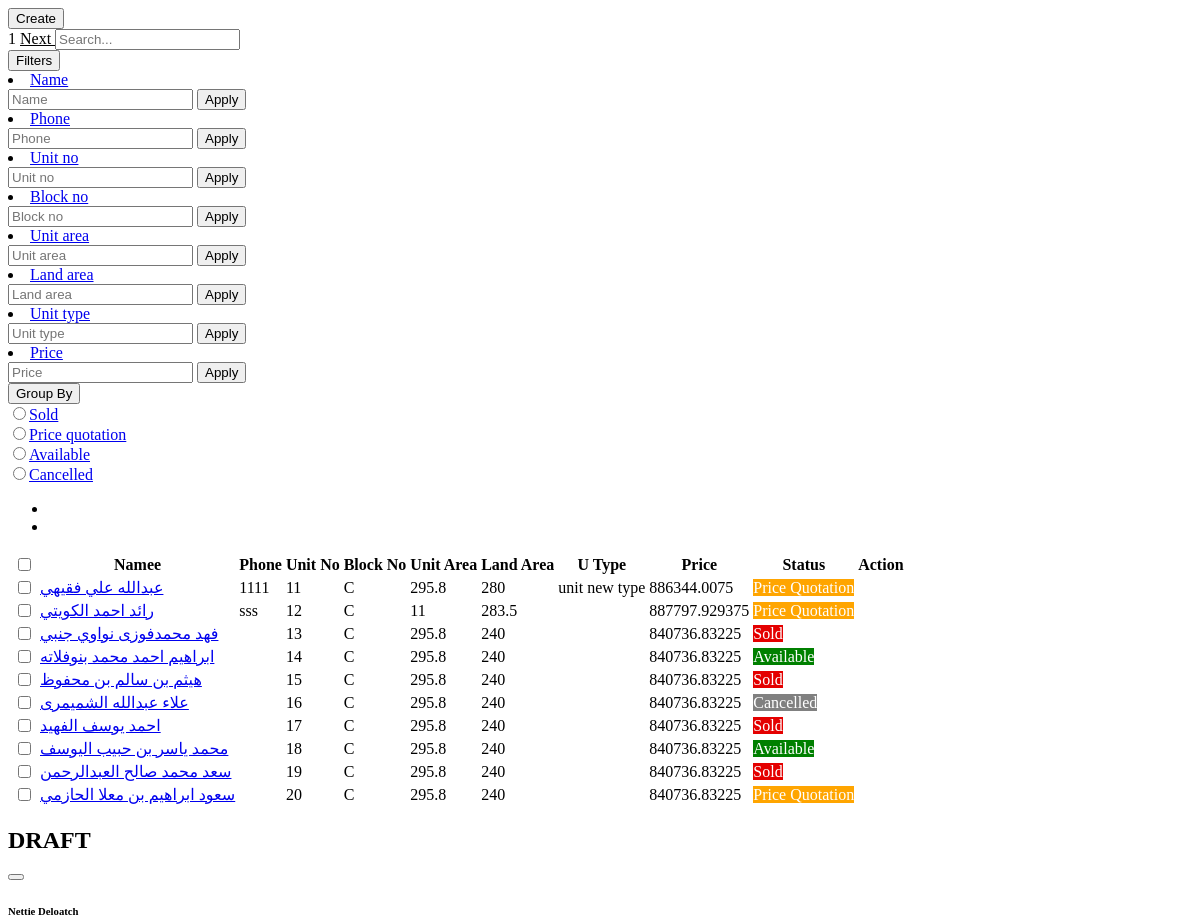
The page /next_page_action_url_property (upper part) on the database as committed earlier.
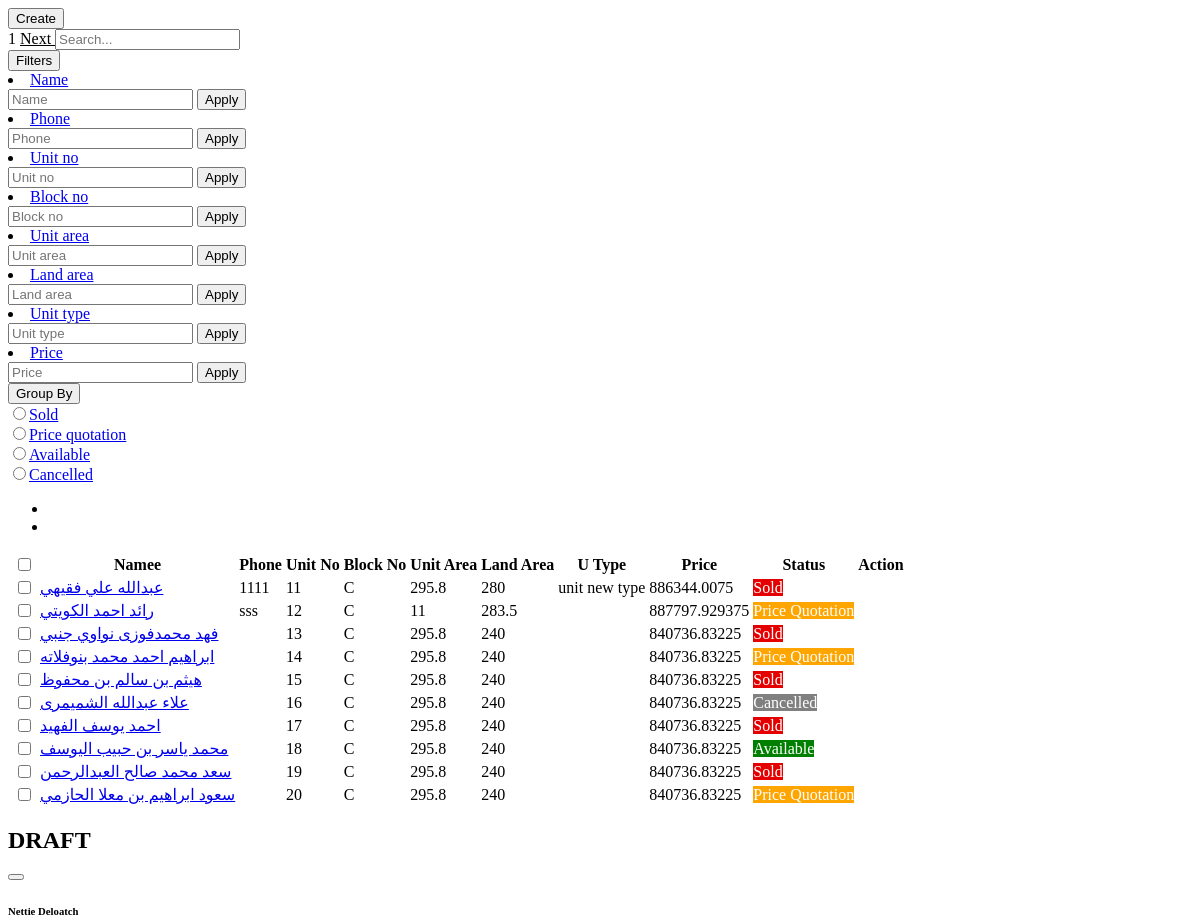
The same page on the database as committed later.
### super_admin/models.py (models this page shows, shortened)
class intractive_map(models.Model):
    Name = models.CharField(max_length=255, null=True)
    Phoneno = models.CharField(max_length=255, null=True)
    UnitNo = models.IntegerField(null=True)
    UnitNo_primary = models.IntegerField(null=True)
    BlockNo = models.CharField(max_length=255, null=True)
    UnitArea = models.CharField(max_length=255, null=True)
    LandArea = models.CharField(max_length=255, null=True)
    UType = models.CharField(max_length=255, null=True)
    Price = models.FloatField(null=True)
    Bank = models.CharField(max_length=255,null=True)
    Status = models.CharField(max_length=255,null=True)
    dt = models.DateField(auto_now_add=True)
    tm = models.TimeField(auto_now_add=True)
    current_status = models.CharField(max_length=255,null=True)
    attached_file = models.FileField(upload_to="property_image",null=True)
    currency = models.CharField(max_length=255,null=True,default="SAR")

### super_admin/views.py (the view)
# urls.py: path('next_page_action_url_property',views.next_page_action_url_property,name='next_page_action_url_property'),
def next_page_action_url_property(request):
    page_number = request.GET.get("page")
    check_list = request.GET.getlist("check_list[]")
    data = intractive_map.objects.all()
    data_paginator = Paginator(data, 10)
    try:
        page_obj = data_paginator.get_page(page_number)
    except PageNotAnInteger:
        page_obj = data_paginator.page(1)
    context = {
        "data": data,
        'page_obj': page_obj,
        'check_list': check_list
    }
    return render(request, 'super_admin/append_datas_property.html', context)

### super_admin/templatetags/checkbox_result.py (called while the page is built)
@register.filter(name='check_action')
def check_action(value,args):
    print("value:::::",str(value))
    print("args::",str(args))
    if str(value) in args:
        return True
    else:
        return False

### super_admin/templates/super_admin/append_datas_property.html (shortened to what the changed rows need)
{% load checkbox_result %}
    <div class="tab-content">
        <div class="tab-pane active" id="ho" role="tabpanel">
            <div class="table-responsive mb-1  mt-2">
                <table class="table table-nowrap align-middle"
                    id="orderTable">
                    <thead class="table-light">
                        <tr class="text-uppercase">
                            <th scope="col" style="width: 25px;">
                                <div class="checkall">
                                    <input class="form-check-input checkField check-all"
                                        type="checkbox" onclick="check()"
                                        data-checkall-trigger="group1">
                                </div>
                            </th>
                            <th class="sort"
                                data-sort="customer_name">
                                Namee</th>
                            <th class="sort" data-sort="date">Phone</th>
                            <th class="sort" data-sort="date">Unit No</th>
                            <th class="sort" data-sort="company">
                                Block No
                            </th>
                            <th class="sort" data-sort="company">
                                Unit Area
                            </th>
                            <th class="sort" data-sort="company">
                                Land Area
                            </th>
                            <th class="sort" data-sort="company">
                                U Type
                            </th>
                            <th class="sort" data-sort="company">
                               Price
                            </th>
                            <th class="sort" data-sort="status">
                                Status</th>
                                <th>Action</th>
                        </tr>
                    </thead>
                            <tbody class="list form-check-all append_search_result">
                                {% for i in page_obj.object_list %}
                                    <tr>
                                        <th scope="row">
                                            <input
                                                class="form-check-input checkField messageCheckbox"
                                                type="checkbox" value="{{i.id}}"
                                                data-checkall-group="group1"
                                                onclick="check_action({{i.id}})" id="check_btn{{i.id}}" {% if  i.id|check_action:check_list %} checked {% else %} {% endif %}>
                                        </th>
                            <td class="id"><a href="#"
                                    class="fw-medium link-primary">
                                    {% if i.Name == None %}
                                    {% else %}
                                    {{i.Name}}
                                    {% endif %}
                                </a>
                            </td>
                            <td class="customer_name">
                                {% if i.Phoneno == None %}
                                {% else %}
                                {{i.Phoneno}}
                                {% endif %}
                            </td>
                            <td class="product_name">{{i.UnitNo}}</td>
                            <td class="date">{{i.BlockNo}}</td>
                            <td class="date">{{i.UnitArea}}</td>
                            <td class="company">{{i.LandArea}}</td>
                            <td>
                                {% if i.UType == None %}
                                {% else %}
                                {{i.UType}}
                                {% endif %}
                            </td>
                            <td>
                                {{i.Price}}
                            </td>
                            <td class="status">
                                {% if i.current_status == "0" %}
                                <span
                                    class="badge badge-soft-success text-uppercase" style="    color: #fff;
                                    background-color: #008000;">Available</span>
{% elif i.current_status == "1" %}
<span
class="badge badge-soft-success text-uppercase" style="    color: #fff;
background-color: orange;">Price Quotation</span>
{% elif i.current_status == "2" %}
<span
class="badge badge-soft-success text-uppercase" style="    color: #fff;
    background-color: #e40000;">Sold</span>
    {% elif i.current_status == "3" %}
    <span
    class="badge badge-soft-success text-uppercase" style="    color: #fff;
               background-color: gray;">Cancelled</span>
                                    {% endif %}
                            </td>
                            <td>
                            </td>
                                    </tr>
                        {% endfor %}
                    </tbody>
                </table>
            </div>
        </div>
        <div class="tab-pane" id="pro" role="tabpanel">
            <div class='app'>
                <main class='project'>
                    <div class='project-tasks'>
                        <div class='project-column'>
                            <div class='project-column-heading'>
                                <h2
                                    class='project-column-heading__title'>
                                    DRAFT</h2>
                            </div>
                        </div>
                    </div>
                </main>
            </div>
        </div>
    </div>

Rows that differ between the two databases and show on the page:
changed intractive_map "عبدالله علي فقيهي": current_status "Price Quotation" → "Sold"
changed intractive_map "ابراهيم احمد محمد بنوفلاته": current_status "Available" → "Price Quotation"
